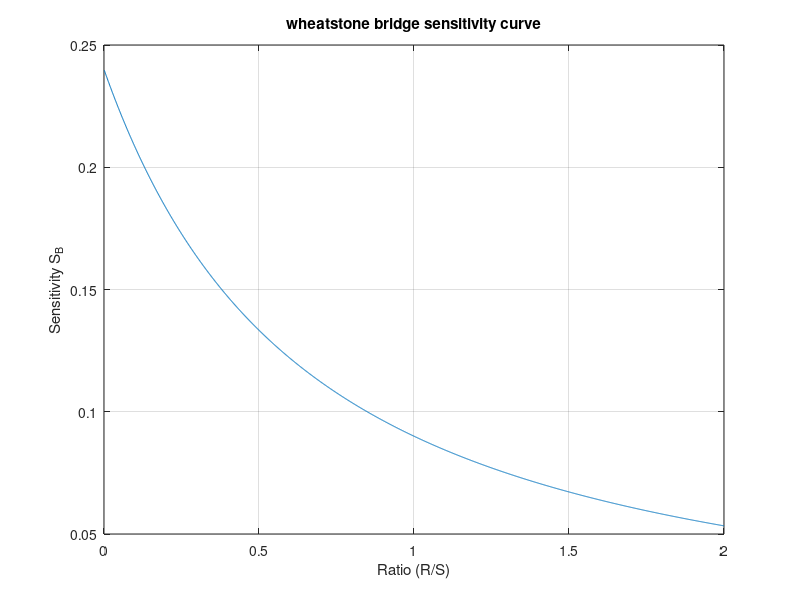

Write the MATLAB code that produced this figure.
%EEE 428 exp1
clear all
close all
clc
E=12;
Sv=0.01;
delta=0.001;
for n=1:2000
 R_S(n)=n*delta;
 SB(n)=Sv*E/(R_S(n)+1/(R_S(n)+2));
end
plot(R_S,SB);
grid on
title('wheatstone bridge sensitivity curve')
xlabel('Ratio (R/S)')
ylabel('Sensitivity S_B')